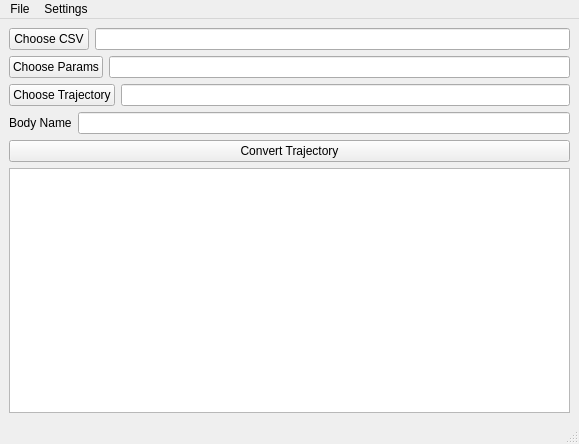
<?xml version="1.0" encoding="UTF-8"?>
<ui version="4.0">
 <class>MocapProcessDialogWindow</class>
 <widget class="QMainWindow" name="MocapProcessDialogWindow">
  <property name="geometry">
   <rect>
    <x>0</x>
    <y>0</y>
    <width>579</width>
    <height>444</height>
   </rect>
  </property>
  <property name="windowTitle">
   <string>Motion Capture Processor</string>
  </property>
  <widget class="QWidget" name="centralwidget">
   <property name="sizePolicy">
    <sizepolicy hsizetype="Expanding" vsizetype="Expanding">
     <horstretch>0</horstretch>
     <verstretch>0</verstretch>
    </sizepolicy>
   </property>
   <layout class="QGridLayout" name="gridLayout">
    <item row="0" column="0">
     <layout class="QVBoxLayout" name="verticalLayout">
      <item>
       <layout class="QHBoxLayout" name="horizontalLayout_2">
        <item>
         <widget class="QPushButton" name="csvChooseButton">
          <property name="text">
           <string>Choose CSV</string>
          </property>
         </widget>
        </item>
        <item>
         <widget class="QLineEdit" name="csvName"/>
        </item>
       </layout>
      </item>
      <item>
       <layout class="QHBoxLayout" name="horizontalLayout_3">
        <item>
         <widget class="QPushButton" name="paramsChooseButton">
          <property name="text">
           <string>Choose Params</string>
          </property>
         </widget>
        </item>
        <item>
         <widget class="QLineEdit" name="paramsName"/>
        </item>
       </layout>
      </item>
      <item>
       <layout class="QHBoxLayout" name="horizontalLayout_4">
        <item>
         <widget class="QPushButton" name="chooseTrajButton">
          <property name="text">
           <string>Choose Trajectory</string>
          </property>
         </widget>
        </item>
        <item>
         <widget class="QLineEdit" name="trajName"/>
        </item>
       </layout>
      </item>
      <item>
       <layout class="QHBoxLayout" name="horizontalLayout_5">
        <item>
         <widget class="QLabel" name="bodyLabel">
          <property name="text">
           <string>Body Name</string>
          </property>
         </widget>
        </item>
        <item>
         <widget class="QLineEdit" name="bodyName"/>
        </item>
       </layout>
      </item>
      <item>
       <widget class="QPushButton" name="convertButton">
        <property name="text">
         <string>Convert Trajectory</string>
        </property>
       </widget>
      </item>
     </layout>
    </item>
    <item row="1" column="0">
     <widget class="QPlainTextEdit" name="consoleOutput">
      <property name="horizontalScrollBarPolicy">
       <enum>Qt::ScrollBarAlwaysOff</enum>
      </property>
     </widget>
    </item>
   </layout>
  </widget>
  <widget class="QMenuBar" name="menubar">
   <property name="geometry">
    <rect>
     <x>0</x>
     <y>0</y>
     <width>579</width>
     <height>22</height>
    </rect>
   </property>
   <widget class="QMenu" name="menuTitle">
    <property name="title">
     <string>File</string>
    </property>
   </widget>
   <widget class="QMenu" name="menuSettings">
    <property name="title">
     <string>Settings</string>
    </property>
   </widget>
   <addaction name="menuTitle"/>
   <addaction name="menuSettings"/>
  </widget>
  <widget class="QStatusBar" name="statusbar"/>
 </widget>
 <resources/>
 <connections>
  <connection>
   <sender>csvChooseButton</sender>
   <signal>clicked()</signal>
   <receiver>MocapProcessDialogWindow</receiver>
   <slot>chooseCSVPath()</slot>
   <hints>
    <hint type="sourcelabel">
     <x>76</x>
     <y>50</y>
    </hint>
    <hint type="destinationlabel">
     <x>289</x>
     <y>221</y>
    </hint>
   </hints>
  </connection>
  <connection>
   <sender>paramsChooseButton</sender>
   <signal>clicked()</signal>
   <receiver>MocapProcessDialogWindow</receiver>
   <slot>chooseParamsPath()</slot>
   <hints>
    <hint type="sourcelabel">
     <x>85</x>
     <y>93</y>
    </hint>
    <hint type="destinationlabel">
     <x>289</x>
     <y>221</y>
    </hint>
   </hints>
  </connection>
  <connection>
   <sender>chooseTrajButton</sender>
   <signal>clicked()</signal>
   <receiver>MocapProcessDialogWindow</receiver>
   <slot>chooseTrajectoryPath()</slot>
   <hints>
    <hint type="sourcelabel">
     <x>89</x>
     <y>141</y>
    </hint>
    <hint type="destinationlabel">
     <x>136</x>
     <y>232</y>
    </hint>
   </hints>
  </connection>
  <connection>
   <sender>convertButton</sender>
   <signal>clicked()</signal>
   <receiver>MocapProcessDialogWindow</receiver>
   <slot>convertTrajectory()</slot>
   <hints>
    <hint type="sourcelabel">
     <x>504</x>
     <y>214</y>
    </hint>
    <hint type="destinationlabel">
     <x>482</x>
     <y>423</y>
    </hint>
   </hints>
  </connection>
 </connections>
 <slots>
  <slot>commandEntered(QString)</slot>
  <slot>resetPressed()</slot>
  <slot>chooseCSVPath()</slot>
  <slot>chooseParamsPath()</slot>
  <slot>chooseTrajectoryPath()</slot>
  <slot>convertTrajectory()</slot>
 </slots>
</ui>
